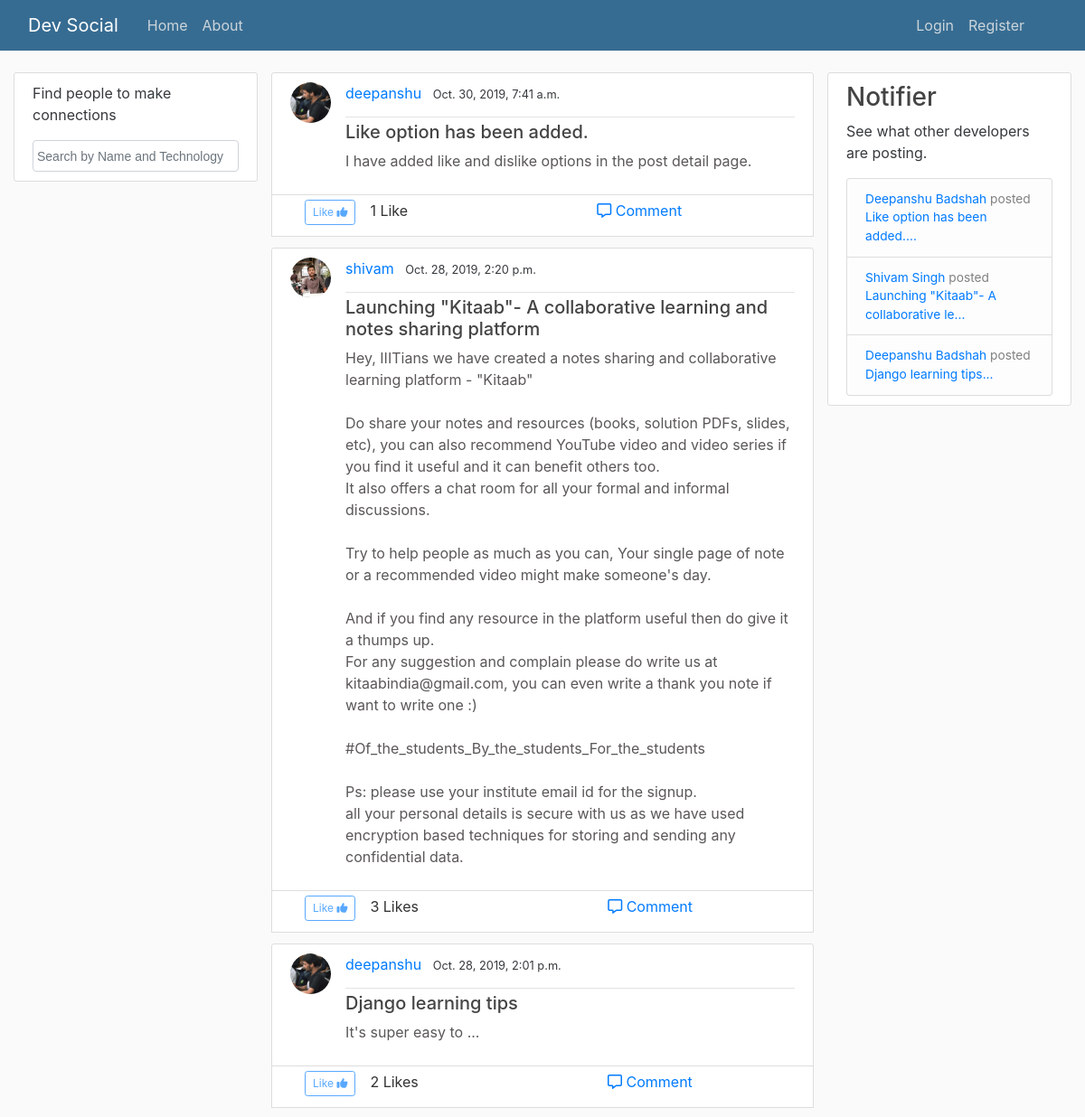
The app's page / (upper part), older data.
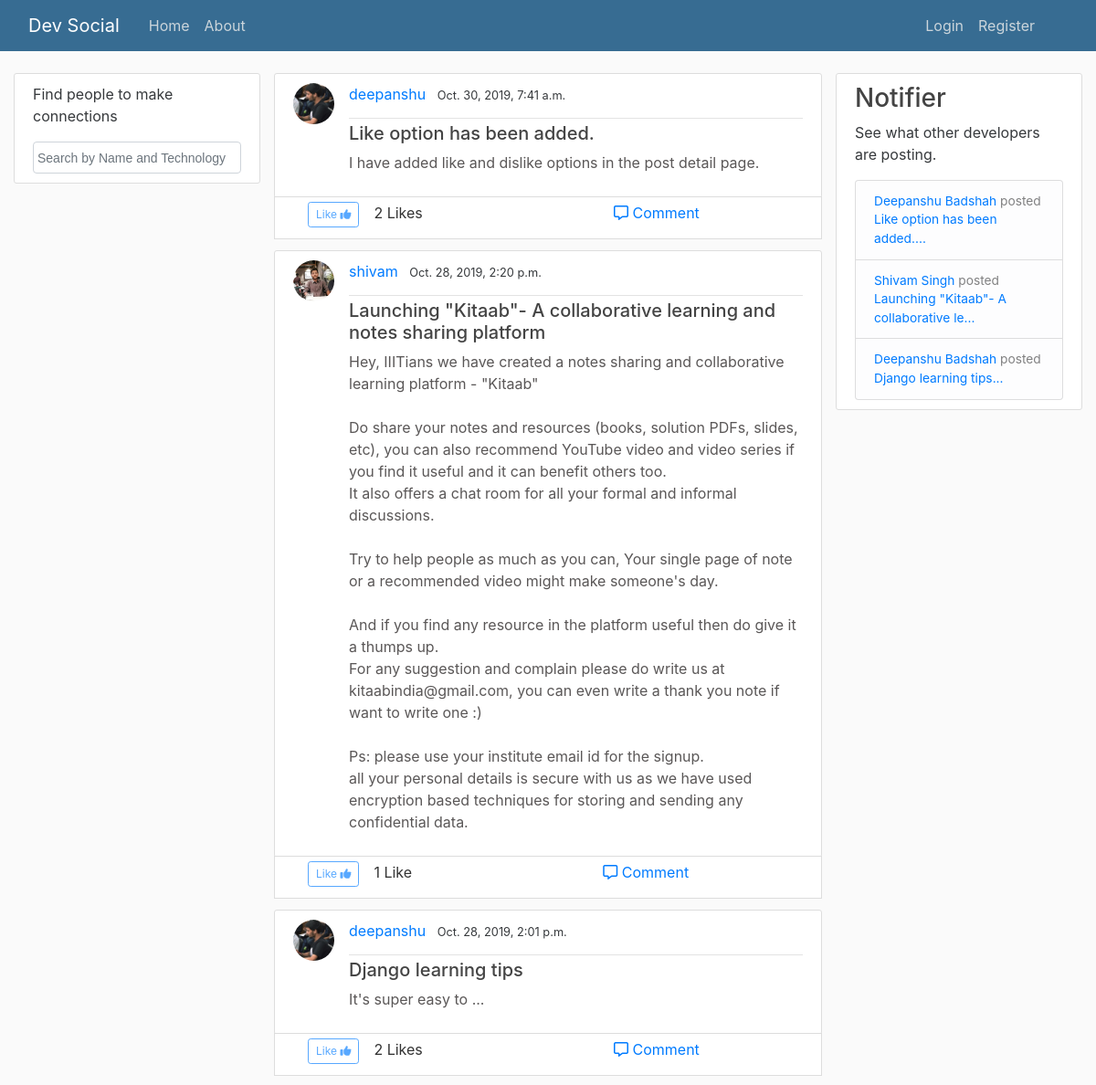
The same page, newer data.
### post/models.py (models this page shows, shortened)
class Post(models.Model):
    title = models.CharField(max_length = 150)
    content = models.TextField()
    date_posted = models.DateTimeField(default = timezone.now)
    author = models.ForeignKey(User, on_delete= models.CASCADE)
    likes = models.ManyToManyField(User, related_name='likes', blank=True)

### users/models.py (models this page shows, shortened)
class Profile(models.Model):
    user = models.OneToOneField(User, on_delete=models.CASCADE)
    image = models.ImageField(default= 'no_pic.png', upload_to='prof_pic')
    name = models.CharField(default= 'Users name', max_length = 150)

### post/views.py (the view)
# urls.py: path('', views.PostListView, name='post-home'),       # As PostListView is a class not view
def PostListView(request):
    posts = Post.objects.order_by('-date_posted')
    notifications = Notification.objects.order_by('-id')[:5]
    context = {
        'posts': posts,
        'notifications':notifications
        }
    return render(request, 'post/home.html', context)

### post/templates/post/home.html (shortened to what this page needs)
{% extends "post/base.html" %}
{% block content %}
  {% for post in posts %}
  <article class="media detail-content-section">
    <img class="rounded-circle article-img" src="{{ post.author.profile.image.url }}" >
    <div class="media-body" >
      <div class="article-metadata">
        <a class="mr-2" href="{% url 'user-posts' post.author.username %}">{{ post.author }}</a>
        <small class="text-muted">{{ post.date_posted }}</small>
      </div>
      <h5><a class="article-title" href="{% url 'post-detail' post.id %}">{{ post.title }}</a></h5>
      <p class="article-content">{{ post.content }}</p>
    </div>
  </article>
  <div  style="margin-bottom:2%;" id="mlike-part{{ post.id }}">
    {% include 'post/mlikes.html' %}
  </div>
  {% endfor %}
{% endblock content %}

### post/templates/post/mlikes.html (shortened to what this page needs)
<article class="media like-content-section">
  <div class="row ml-3">
    <form action="{% url 'mlike_post' %}" method="post">
      {% if request.user.is_authenticated %}
        {% if request.user in post.likes.all %}
          <button type="submit" id="mlike" name="post_id" value="{{ post.id }}" class="btn btn-sm btn-primary">Liked <i class="fa fa-thumbs-up"></i></button>
        {% else %}
          <button type="submit" id="mlike" name="post_id" value="{{ post.id }}" class="btn btn-sm btn-outline-primary">Like <i class="fa fa-thumbs-up"></i></button>
        {% endif %}
      {% else %}
          <button type="submit" id="mlike" name="post_id" value="{{ post.id }}" class="btn btn-sm btn-outline-primary" disabled>Like <i class="fa fa-thumbs-up"></i></button>
      {% endif %}
    </form>
    {% if post.likes.count > 0 %}
    <p class="ml-3">{{ post.likes.count }} Like{{ post.likes.count |pluralize }}</p>
    {% else %}
    <p>.</p>
    {% endif %}
  </div>
  <div style="width:57%" >
    <a class="article-title des"  href="{% url 'post-detail' post.id %}"><i class='far fa-comment-alt'></i> Comment</a>
  </div>
</article>

Row changes from the older to the newer data that the page shows:
computed for Post "Like option has been added.": likes.count "1" → "2"
changed Post "Launching \"Kitaab\"- A collaborative learning and notes sharing platform": content "…to write one :) #Of_the_students_By_the_students_For_the_students Ps: please use your…" → "…to write one :) Ps: please use your…"; likes.count "3" → "1"
